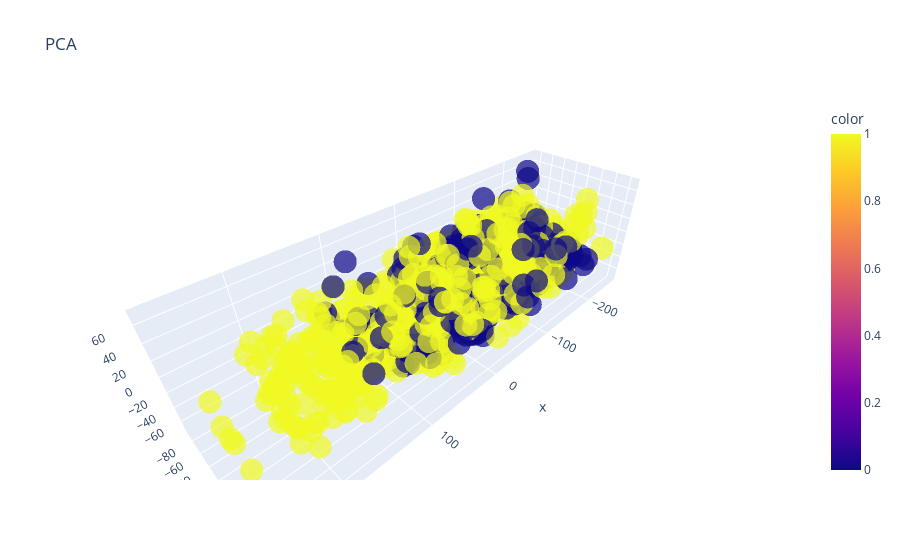

Source (notebook cell):
### Markdown cell above
### Visualizacion

### Code cell
plt.Figure(figsize=(10,9))
fig = px.scatter_3d(X,
                    x = X[:,0],
                    y = X[:,1],
                    z = X[:,2], 
                    color=y,
                    title='PCA',
                    opacity=0.7)
fig.show()

### Figure 1 — Plotly figure (JSON) as saved in the notebook; plotly's stock layout.template omitted (floating-point values rounded to 4 significant figures; data arrays with more than 128 entries replaced by an {"elided": "..."} marker saying what was removed)
{"data": [{"hovertemplate": "x=%{x}<br>y=%{y}<br>z=%{z}<br>color=%{marker.color}<extra></extra>", "legendgroup": "", "marker": {"color": {"elided": "767 int values"}, "coloraxis": "coloraxis", "opacity": 0.7, "symbol": "circle"}, "mode": "markers", "name": "", "scene": "scene", "showlegend": false, "type": "scatter3d", "x": {"elided": "767 float values"}, "y": {"elided": "767 float values"}, "z": {"elided": "767 float values"}}], "layout": {"coloraxis": {"colorbar": {"title": {"text": "color"}}, "colorscale": [[0, "#0d0887"], [0.1111, "#46039f"], [0.2222, "#7201a8"], [0.3333, "#9c179e"], [0.4444, "#bd3786"], [0.5556, "#d8576b"], [0.6667, "#ed7953"], [0.7778, "#fb9f3a"], [0.8889, "#fdca26"], [1, "#f0f921"]]}, "legend": {"tracegroupgap": 0}, "scene": {"domain": {"x": [0, 1], "y": [0, 1]}, "xaxis": {"title": {"text": "x"}}, "yaxis": {"title": {"text": "y"}}, "zaxis": {"title": {"text": "z"}}}, "title": {"text": "PCA"}}}
